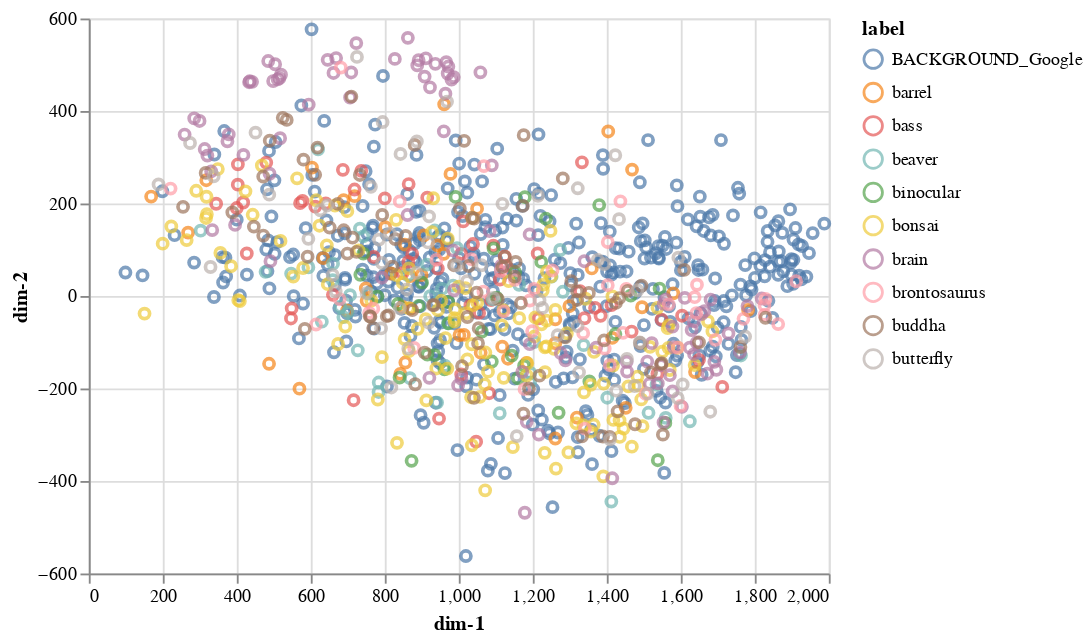

Notebook code for this chart:
### Code cell
from sklearn import decomposition

print('feature representation shape: ', X.shape)

reducer = decomposition.TruncatedSVD(n_components=2)
X_proj = reducer.fit_transform(X) if X.shape[1] > 2 else X

chart = alt.Chart(pd.DataFrame({
    'dim-1': X_proj[:, 0],
    'dim-2': X_proj[:, 1],
    'label': y,
})).mark_point().encode(
    x='dim-1:Q',
    y='dim-2:Q',
    color='label:N',
)
chart

### Figure 1 — Vega-Lite specification as saved in the notebook (floating-point values rounded to 4 significant figures; data arrays with more than 128 entries replaced by an {"elided": "..."} marker saying what was removed)
{"config": {"view": {"continuousWidth": 400, "continuousHeight": 300}}, "data": {"name": "data-9ca2a1c19c49f1eb3e47909d9eef0511"}, "mark": "point", "encoding": {"color": {"type": "nominal", "field": "label"}, "x": {"type": "quantitative", "field": "dim-1"}, "y": {"type": "quantitative", "field": "dim-2"}}, "$schema": "https://vega.github.io/schema/vega-lite/v4.0.2.json", "datasets": {"data-9ca2a1c19c49f1eb3e47909d9eef0511": {"elided": "1000 records"}}}
